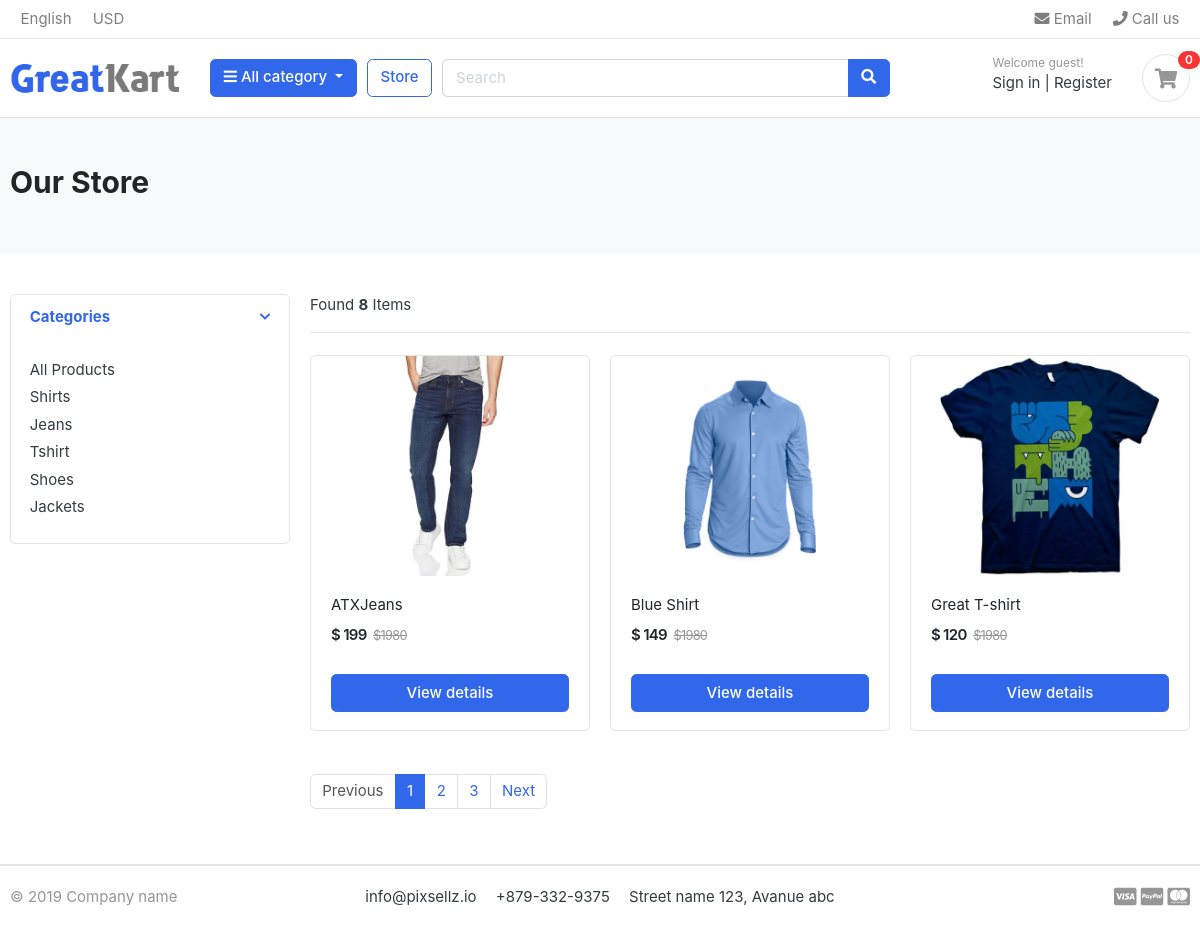
/store/, run on the app's committed database.
### category/models.py (models this page shows, shortened)
class Category(models.Model):
    category_name = models.CharField(max_length=50, unique=True)
    slug = models.SlugField(max_length=50,unique=True)#To mak it autofilled
    description = models.CharField(max_length=200, blank=True)
    cat_image = models.ImageField(upload_to ='photos/categories/',blank = True)
    class Meta:
        verbose_name = 'category'
        verbose_name_plural = 'categories'
    def get_url(self):
        return reverse('product_by_category',args = [self.slug])

### store/models.py (models this page shows, shortened)
class Product(models.Model):
    product_name =models.CharField(max_length=100, unique=True)
    slug = models.SlugField(max_length=100, unique= True)
    description = models.TextField(max_length=500,blank=True)
    price = models.IntegerField()
    images = models.ImageField(upload_to = 'photos/products')
    stock = models.IntegerField()
    is_available = models.BooleanField(default=True)
    category = models.ForeignKey(Category, on_delete=models.CASCADE)
    created_date = models.DateTimeField(auto_now_add= True)
    modified_date = models.DateTimeField(auto_now=True)
    def get_url(self):
        return reverse('product_detail',args=[self.category.slug, self.slug])

### store/views.py (the view)
# urls.py: path('store/',include('store.urls')),
def store(request, category_slug = None):
    categories = None
    products = None
    if category_slug != None:
        categories = get_object_or_404(Category, slug= category_slug )
        print(categories)
        products = Product.objects.filter(category = categories, is_available=True).order_by('id')
        paginator = Paginator(products,3)
        page = request.GET.get('page')
        paged_products = paginator.get_page(page)
        products_count = products.count()
    else:
        products = Product.objects.all().filter(is_available= True).order_by('id')
        paginator = Paginator(products,3)
        page = request.GET.get('page')
        paged_products = paginator.get_page(page)
        products_count = products.count()
    context = {
        'products':paged_products,
        'count':products_count
    }
    return render(request, 'store/store.html',context)

### carts/context_processor.py (called while the page is built)
def counter(request):
    if 'admin' in request.path:
        return {}
    else:
        try:
            cart = Cart.objects.filter(cart_id = _cart_id(request))
            cart_items = CartItem.objects.all().filter(cart = cart[:1])
            cart_count = 0
            for cart_item in cart_items:
                cart_count += cart_item.quantity
        except Cart.DoesNotExist:
            cart_count = 0
    return dict(cart_count = cart_count)

### carts/views.py (called while the page is built)
def _cart_id(request):
    cart = request.session.session_key
    if not cart:
        cart = request.session.create()
    return cart

### category/context_processors.py (called while the page is built)
def menu_links(request):
    links = Category.objects.all()
    return dict(links=links)

### templates/store/store.html
{% extends 'base.html' %}
{% block content %}
{% load static%}
<section class="section-pagetop bg">
    <div class="container">
        {% if 'search' in request.path %}
        <h2 class="title-page">Search Results</h2>
        {% else %}
        <h2 class="title-page">Our Store</h2>
        {% endif %}
    </div>
</section>
<section class="section-content padding-y">
    <div class="container">
    <div class="row">
        <aside class="col-md-3">
    <div class="card">
        <article class="filter-group">
            <header class="card-header">
                <a href="#" data-toggle="collapse" data-target="#collapse_1" aria-expanded="true" class="">
                    <i class="icon-control fa fa-chevron-down"></i>
                    <h6 class="title">Categories</h6>
                </a>
            </header>
            <div class="filter-content collapse show" id="collapse_1" style="">
                <div class="card-body">
                    <ul class="list-menu">
                    <li><a href="{% url 'store'%}"> All Products </a></li>
                    {% for cat in links%}
                    <li><a href="{{cat.get_url}}"> {{cat.category_name}}</a></li>
                    {% endfor %}
                    </ul>
                </div>
            </div>
        </article>
    </div>
        </aside>
    <main class="col-md-9">
    {% if products %}
    <header class="border-bottom mb-4 pb-3">
            <div class="form-inline">
                <span class="mr-md-auto">Found <b>{{count}}</b> Items </span>
            </div>
    </header>
    <div class="row">
        {% for product in products %}
            <div class="col-md-4">
                <figure class="card card-product-grid">
                    <div class="img-wrap">
                        <a href="{{ product.get_url }}"><img  src="{{ product.images.url}}"></a>
                    </div>
                    <figcaption class="info-wrap">
                        <div class="fix-height">
                            <a href="{{ product.get_url }}" class="title">{{ product.product_name}}</a>
                            <div class="price-wrap mt-2">
                                <span class="price">$ {{product.price }}</span>
                                <del class="price-old">$1980</del>
                            </div>
                        </div>
                        <a href="{{ product.get_url }}" class="btn btn-block btn-primary">View details </a>
                    </figcaption>
                </figure>
            </div>
        {% endfor %}
    </div>
    {% else %}
        <div>
            <h4 class="center">No match for your search input</h4>
        </div>
    {% endif%}
    <nav class="mt-4" aria-label="Page navigation sample">
        {% if  products.has_other_pages %}
            <ul class="pagination">
            {% if products.has_previous %}
                <li class="page-item"><a class="page-link" href="?page={{products.previous}}">Previous</a></li>
                {% else %}
                <li class="page-item disabled"><a class="page-link" href="?page={{products.previous}}">Previous</a></li>
            {% endif %}
            {% for i in products.paginator.page_range %}
              {% if products.number == i %}
                <li class="page-item active"><a class="page-link" href="#">{{i}}</a></li>
                {% else %}
                <li class="page-item"><a class="page-link" href="?page={{i}}">{{i}}</a></li>
              {% endif %}
            {% endfor %}
            {% if products.has_next %}
                <li class="page-item"><a class="page-link" href="?page={{products.next}}">Next</a></li>
                {% else %}
                <li class="page-item disabled"><a class="page-link" href="?page={{products.next}}">Next</a></li>
            {% endif %}
            </ul>
        {% endif %}
    </nav>
        </main>
    </div>
    </div>
    </section>
{% endblock %}

### static/css/ui.css (style rules this page uses)
html { font-family: "Inter", sans-serif; font-size: 15px; }
.img-wrap { text-align: center; display: block; }
.img-wrap img { max-width: 100%; }
.price-wrap { letter-spacing: -0.7px; }
.padding-y { padding-top: 40px; padding-bottom: 40px; }
figure { margin-bottom: 0; }
article:after, .form-group:after { display: block; clear: both; content: ""; }
.bg { background-color: #f8f9fa; }
.title-page { color: #212529; }
[class*=list-] li:after { visibility: hidden; display: block; content: ""; overflow: hidden; height: 0; clear: both; }
.list-menu { list-style: none; margin: 0; padding-left: 0; }
.list-menu li { margin-bottom: 5px; }
.list-menu a { color: #343a40; }
[class*=card-product] a.title { color: #212529; display: block; }
[class*=card-product] .img-wrap { overflow: hidden; position: relative; }
[class*=card-product] .img-wrap img { height: 100%; max-width: 100%; width: auto; display: inline-block; -o-object-fit: cover; object-fit: cover; }
.card-product-grid { margin-bottom: 20px; }
.card-product-grid .img-wrap { border-radius: 0.2rem 0.2rem 0 0; height: 220px; }
.card-product-grid .info-wrap { overflow: hidden; padding: 18px 20px; }
.card-product-grid .fix-height { height: 80px; overflow: hidden; }
.card .img-wrap { overflow: hidden; }
.price { font-weight: 600; color: #212529; }
.price-old { color: #969696; margin-left: 3px; font-size: 85%; }
.icon-control { margin-top: 5px; float: right; font-size: 80%; }
.card-header .title { margin-bottom: 0; line-height: 1.5; }
.filter-group { border-bottom: 1px solid #e4e4e4; }
.filter-group .card-header { border-bottom: 0; }
.filter-group:last-child { border-bottom: 0; }
.section-pagetop { padding: 45px 0; }

### data on the page
Category: category_name "Shirts"
Category: category_name "Jeans"
Category: category_name "Tshirt"
Category: category_name "Shoes"
Category: category_name "Jackets"
Product: images (picture), product_name "ATXJeans", price "199"
Product: images (picture), product_name "Blue Shirt", price "149"
Product: images (picture), product_name "Great T-shirt", price "120"

### other printed values
{{ cart_count }} "0"
{{ count }} "8"
{{ i }} "1"
{{ i }} "2" "3"
